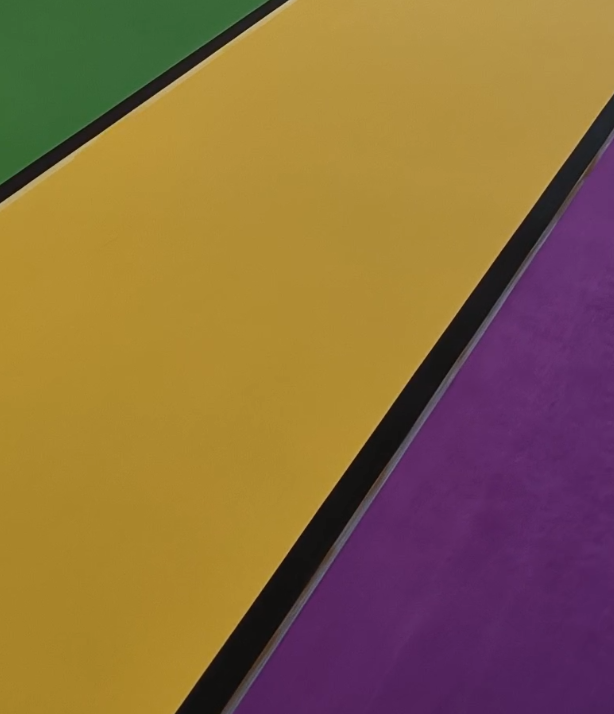
#> input picture image_2.png, 614 x 714 px, found by its file name
$ python follow_lines.py
#> lines starting #> are read from the running program, lines starting #| are printed output that depends on the picture; after the words box and inside, x2 and y2 are one past the last pixel; in counts of white or black regions, pixels touching at a corner belong together; long printed decimals are rounded
import cv2
import numpy as np
import time
class LineFollower:
    def __init__(self):
        self.lines_list = []
        self.fx = 656.58771575
        self.fy = 656.60110198
        self.cx = 631.58766775
        self.cy = 527.02964399
        self.edges = None
        self.eroded = None
        self.dilated = None
        self.mask = None
        self.gray = None
        self.lab = None
    def follow_lines(self, image):
        self.lines_list = []
        # 1. 转换为LAB色彩空间，便于提取黑灰色线条
        self.lab = cv2.cvtColor(image, cv2.COLOR_BGR2LAB)
        # 2. 创建掩码提取黑灰色区域
        # LAB中L通道表示亮度，A和B通道表示颜色
        # 黑灰色在LAB中L值低，A和B值接近128(中性)
        # 参数说明:
        # - L通道(0,100): 低亮度值表示黑色和深灰色
        # - A通道(100,150): 接近中性色，不偏红不偏绿
        # - B通道(100,150): 接近中性色，不偏蓝不偏黄
        lower_black = np.array([0, 110, 110])
        upper_black = np.array([100, 150, 150])
        self.mask = cv2.inRange(self.lab, lower_black, upper_black)

        # 3. 形态学操作去除噪声 (开运算: 先腐蚀后膨胀)
        # 核大小(3,3): 较小的核保留细节，较大的核去除噪声效果更好
        kernel = np.ones((5, 5), np.uint8)
        self.dilated = cv2.dilate(self.mask, kernel, iterations=1)
        self.eroded = cv2.erode(self.dilated, kernel, iterations=1)
        # 4. 使用Canny边缘检测
        # 参数说明: 低阈值50, 高阈值150 - 值越高越不敏感，能减少杂色
        self.edges = cv2.Canny(self.eroded, 50, 150)
        # 5. 使用膨胀+腐蚀操作 (闭运算: 先膨胀后腐蚀，连接断开的线条)
        # # 核大小(5,5): 更大的核用于去除边缘检测后的噪声
        # kernel = np.ones((3, 3), np.uint8)
        # self.dilated = cv2.dilate(self.edges, kernel, iterations=1)
        # self.eroded = cv2.erode(self.dilated, kernel, iterations=1)
        # 6. 使用标准霍夫变换检测完整直线
        # 参数说明:
        # - 累加器阈值100: 值越高检测越严格
        # - rho=1: 距离分辨率（像素）
        # - theta=np.pi/180: 角度分辨率（弧度）
        lines = cv2.HoughLines(self.edges, 1, np.pi/180, threshold=200)
        center_x = 0
        # 5. 绘制直线和计算中心
        self.line_image = image.copy()
        # 7. 将标准霍夫变换结果转换为线段格式
        if lines is not None and len(lines) > 0:
            lines = self.convert_hough_lines_to_segments(lines)
            # 按线段长度排序，获取最长的线段
            lines = sorted(lines, key=lambda x: np.sqrt((x[0][2]-x[0][0])**2 + (x[0][3]-x[0][1])**2), reverse=True)
            valid_lines = 0
            for line in lines:
                x1, y1, x2, y2 = line[0]
                # 计算线段中点
                mid_x = (x1 + x2) / 2
                mid_y = (y1 + y2) / 2

                # 绘制线段
                cv2.line(self.line_image, (x1, y1), (x2, y2), (0, 0, 255), 4)
                # 绘制线段中点
                cv2.circle(self.line_image, (int(mid_x), int(mid_y)), 5, (0, 255, 0), -1)

                center_x += mid_x
                valid_lines += 1

            if valid_lines > 0:
                center_x /= valid_lines
                print(f"检测到 {valid_lines} 条线段")
            else:
                center_x = self.cx
                print("未检测到有效线段")
        else:
            center_x = self.cx
            print("未检测到线段")

        # 绘制图像中心点
        cv2.circle(self.line_image, (int(self.cx), int(self.cy)), 10, (255, 0, 0), 2)
        cv2.circle(self.line_image, (int(center_x), int(self.cy)), 10, (0, 255, 255), 2)

        error = center_x - self.cx
        return error

    def convert_hough_lines_to_segments(self, lines):
        """
        将标准霍夫变换的结果转换为线段格式
        标准霍夫变换返回的是(rho, theta)格式，需要转换为(x1,y1,x2,y2)格式
        """
        segments = []
        height, width = self.edges.shape

        for line in lines:
            rho, theta = line[0]
            a = np.cos(theta)
            b = np.sin(theta)
            x0 = a * rho
            y0 = b * rho

            # 计算直线与图像边界的交点
            # 使用参数方程：x = x0 + t*(-b), y = y0 + t*a
            # 找到直线与图像边界的交点

            # 计算直线上的两个点，使其跨越整个图像
            # 方法1：使用固定的较大范围
            x1 = int(x0 + 2000 * (-b))
            y1 = int(y0 + 2000 * (a))
            x2 = int(x0 - 2000 * (-b))
            y2 = int(y0 - 2000 * (a))

            # 方法2：计算与图像边界的交点（更精确）
            # 计算直线与图像四条边的交点
            intersections = []

            # 与上边界的交点 (y=0)
            if abs(b) > 1e-6:  # 避免除零
                t = -y0 / a
                x = x0 + t * (-b)
                if 0 <= x <= width:
                    intersections.append((int(x), 0))

            # 与下边界的交点 (y=height-1)
            if abs(b) > 1e-6:
                t = (height-1 - y0) / a
                x = x0 + t * (-b)
                if 0 <= x <= width:
                    intersections.append((int(x), height-1))

            # 与左边界的交点 (x=0)
            if abs(a) > 1e-6:  # 避免除零
                t = -x0 / (-b)
                y = y0 + t * a
                if 0 <= y <= height:
                    intersections.append((0, int(y)))

            # 与右边界的交点 (x=width-1)
            if abs(a) > 1e-6:
                t = (width-1 - x0) / (-b)
                y = y0 + t * a
                if 0 <= y <= height:
                    intersections.append((width-1, int(y)))

            # 如果找到了有效的交点，使用最远的两个点
            if len(intersections) >= 2:
                # 找到最远的两个交点
                max_dist = 0
                best_pair = None
                for i in range(len(intersections)):
                    for j in range(i+1, len(intersections)):
                        dist = np.sqrt((intersections[i][0] - intersections[j][0])**2 +
                                     (intersections[i][1] - intersections[j][1])**2)
                        if dist > max_dist:
                            max_dist = dist
                            best_pair = (intersections[i], intersections[j])

                if best_pair:
                    x1, y1 = best_pair[0]
                    x2, y2 = best_pair[1]

            # 确保线段在图像范围内
            x1 = max(0, min(width-1, x1))
            y1 = max(0, min(height-1, y1))
            x2 = max(0, min(width-1, x2))
            y2 = max(0, min(height-1, y2))

            segments.append([[x1, y1, x2, y2]])

        return segments
if __name__ == "__main__":
    # 读取图片
    image = None
    while image is None:
        image = cv2.imread("/home/jienan/Desktop/dog_following_line/image_2.png")
#> image is the input picture: shape (714, 614, 3); mean B, G, R 63.8, 106.3, 138.5
        image = cv2.resize(image, (1280, 1024))
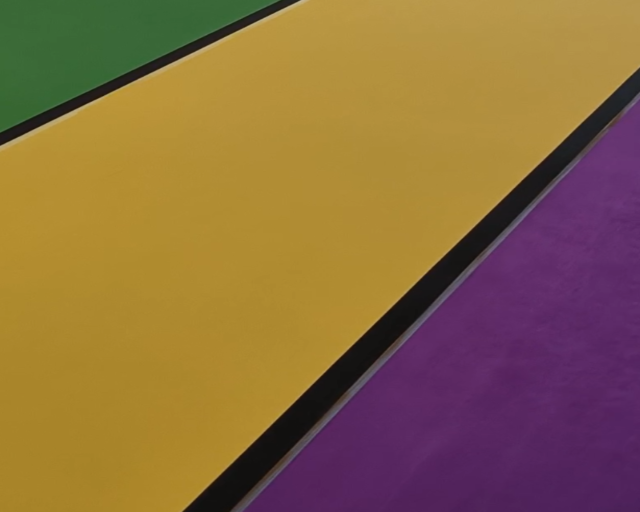
#> image: shape (1024, 1280, 3) (shown at 1/2 size); mean B, G, R 63.7, 106.2, 138.4
        if image is None:
            print("图片读取失败,请检查图片路径")
            time.sleep(1)
        else:
            print("图片读取成功")
            break
    line_follower = LineFollower()
    error = line_follower.follow_lines(image)
#> in follow_lines, `self.mask = cv2.inRange(self.lab, lower_black, upper_black)`:
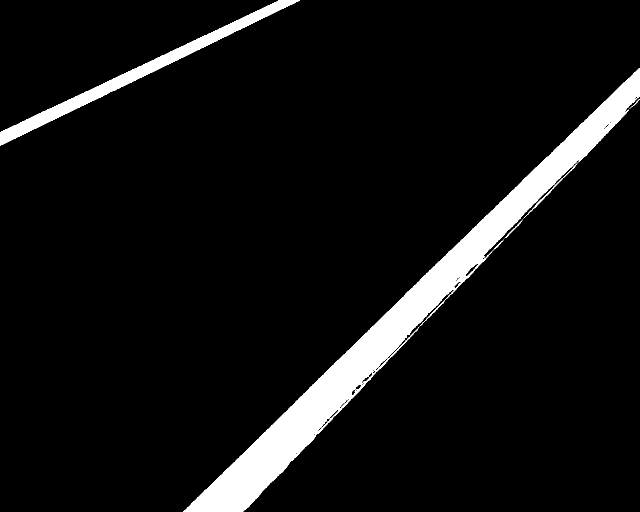
#> self.mask: shape (1024, 1280) (shown at 1/2 size); 6.9% white; 8 white regions (4 under 20 px), largest, box (x1, y1, x2, y2) and area: (367, 136, 1280, 1024) 76258, (0, 0, 600, 291) 13799, (1009, 439, 1046, 477) 96, (1263, 198, 1280, 215) 30
#> in follow_lines, `self.dilated = cv2.dilate(self.mask, kernel, iterations=1)`:
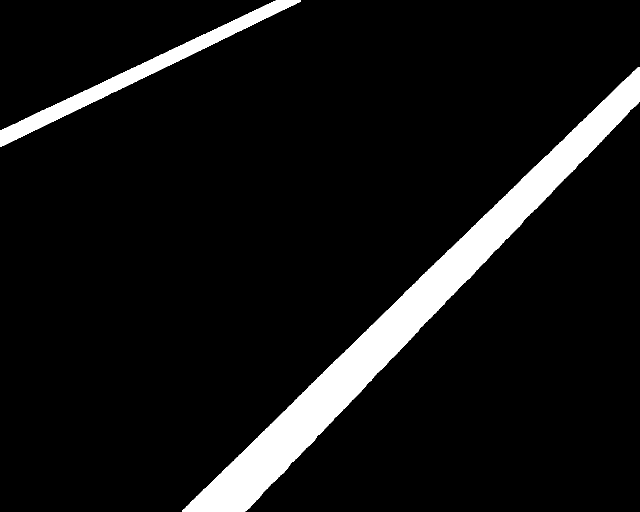
#> self.dilated: shape (1024, 1280) (shown at 1/2 size); 7.9% white; 2 white regions, box (x1, y1, x2, y2) and area: (365, 134, 1280, 1024) 86238, (0, 0, 602, 293) 17223
#> in follow_lines, `self.eroded = cv2.erode(self.dilated, kernel, iterations=1)`:
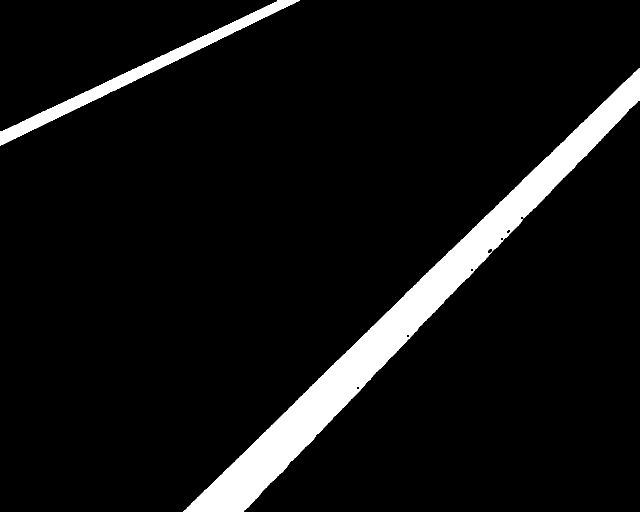
#> self.eroded: shape (1024, 1280) (shown at 1/2 size); 7.1% white; 2 white regions, box (x1, y1, x2, y2) and area: (367, 136, 1280, 1024) 79194, (0, 0, 600, 291) 13807
#> in follow_lines, `self.edges = cv2.Canny(self.eroded, 50, 150)`:
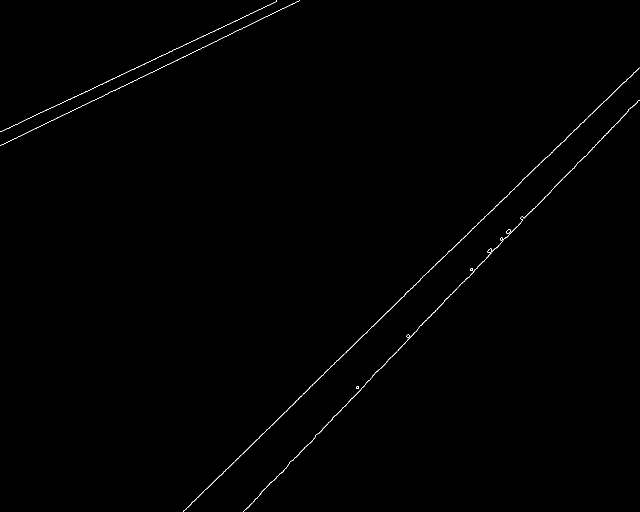
#> self.edges: shape (1024, 1280) (shown at 1/2 size); 0.33% white in thin lines or dots
#> in follow_lines, `lines = cv2.HoughLines(self.edges, 1, np.pi/180, threshold=200)`: lines = [[1058, 0.768], [985, 0.803], [263, 1.12], [238, 1.13]]
#> the loop in convert_hough_lines_to_segments, `for line in lines:` made 4 passes
#> (rho, theta, a, b, x0, y0, x1, y1) on passes 1 to 4: (1058, 0.768, 0.719, 0.695, 761.1, 734.9, 482, 1023), (985, 0.803, 0.695, 0.719, 684.2, 708.5, 358, 1023), (263, 1.12, 0.438, 0.899, 115.3, 236.4, 599, 0), (238, 1.13, 0.423, 0.906, 100.6, 215.7, 563, 0)
#> after the loop in convert_hough_lines_to_segments, `for line in lines:`: segments = [[[482, 1023, 1279, 198]], [[358, 1023, 1279, 134]], [[599, 0, 0, 292]], [[563, 0, 0, 262]]]
#> in follow_lines, `lines = self.convert_hough_lines_to_segments(lines)`: lines has the same summary as segments in convert_hough_lines_to_segments
#> in follow_lines, `lines = sorted(lines, key=lambda x: np.sqrt((x[0][2]-x[0][0])**2 + (x[..`: lines = [[[358, 1023, 1279, 134]], [[482, 1023, 1279, 198]], [[599, 0, 0, 292]], [[563, 0, 0, 262]]]
#> the loop in follow_lines, `for line in lines:` made 4 passes
#> (x1, y1, x2, y2, mid_x, mid_y, center_x) on passes 1 to 4: (358, 1023, 1279, 134, 818.5, 578.5, 818.5), (482, 1023, 1279, 198, 880.5, 610.5, 1699), (599, 0, 0, 292, 299.5, 146, 1998.5), (563, 0, 0, 262, 281.5, 131, 2280)
#> after the loop in follow_lines, `for line in lines:`:
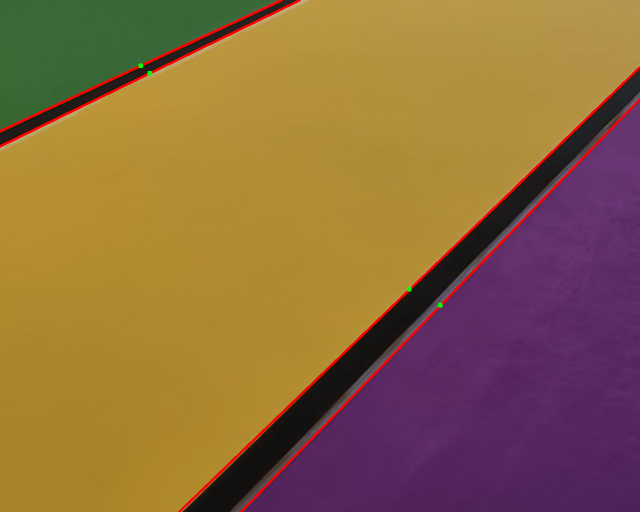
#> self.line_image: shape (1024, 1280, 3) (shown at 1/2 size); 1.34% of pixels changed, all inside (x1, y1, x2, y2) = (0, 0, 1280, 1024)
#> after the loop in follow_lines, `for line in lines:`: center_x = 2280; valid_lines = 4
#> in follow_lines, `center_x /= valid_lines`: center_x = 570
#| 检测到 4 条线段
#> in follow_lines, `error = center_x - self.cx`: error = -61.59
#> error = -61.59
    print(error)
#| -61.588

    # cv2.imshow("image", image)
    cv2.imshow("line_image", line_follower.line_image)
    cv2.imshow("LAB_mask", line_follower.mask)
    cv2.imshow("lab", line_follower.lab)
    # cv2.imshow("edges", line_follower.edges)
    # # cv2.imshow("eroded", line_follower.eroded)
    # cv2.imshow("dilated", line_follower.dilated)
    cv2.waitKey(0)
    cv2.destroyAllWindows()

$ run again, with image_1.png copied over image_2.png
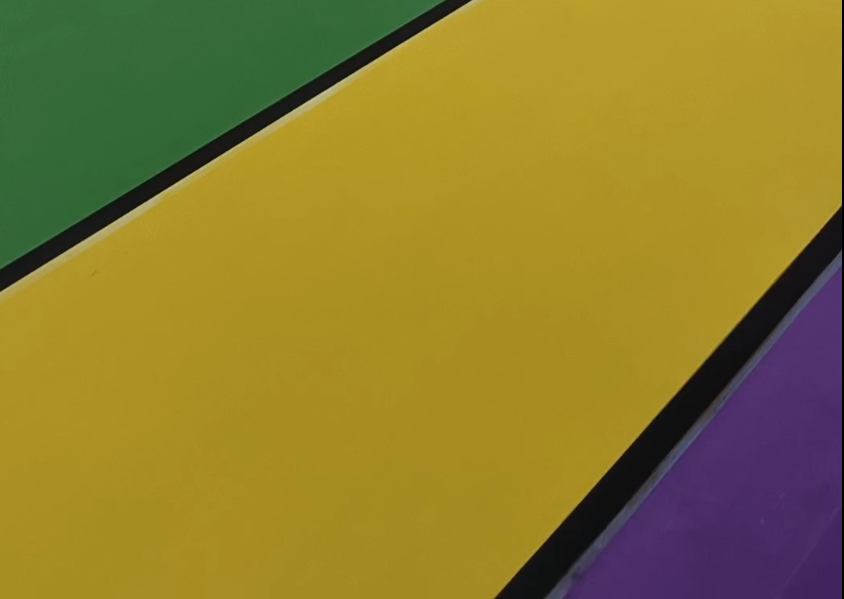
#> input picture image_1.png, 844 x 599 px, found by its file name
#> image is the input picture: shape (599, 844, 3); mean B, G, R 45.2, 124.1, 140.4
#> image: shape (1024, 1280, 3)
#> self.lab: shape (1024, 1280, 3); mean of channels 0, 1, 2 132.9, 126.4, 169.2
#> in follow_lines, `self.mask = cv2.inRange(self.lab, lower_black, upper_black)`:
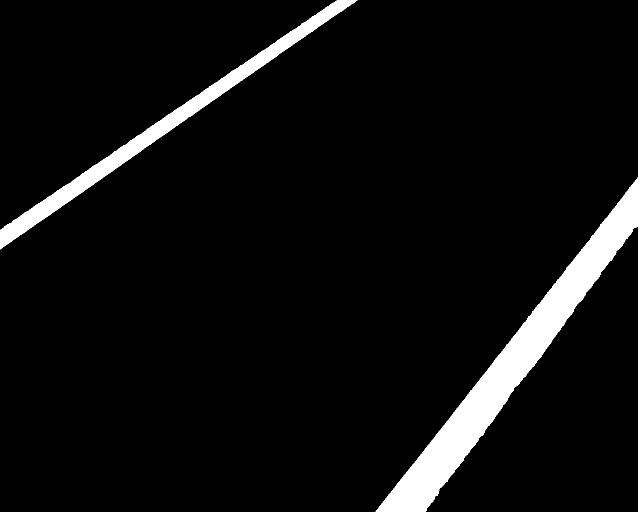
#> self.mask: shape (1024, 1280) (shown at 1/2 size); 6% white; 2 white regions, box (x1, y1, x2, y2) and area: (751, 0, 1280, 1024) 55745, (0, 0, 715, 499) 23382
#> self.dilated: shape (1024, 1280); 6.9% white; 2 white regions, box (x1, y1, x2, y2) and area: (749, 0, 1280, 1024) 61985, (0, 0, 717, 501) 28076
#> self.eroded: shape (1024, 1280); 6% white; 2 white regions, box (x1, y1, x2, y2) and area: (751, 0, 1280, 1024) 55769, (0, 0, 715, 499) 23388
#> self.edges: shape (1024, 1280); 0.35% white in thin lines or dots
#> in follow_lines, `lines = cv2.HoughLines(self.edges, 1, np.pi/180, threshold=200)`: lines = [[1276, 0], [409, 0.96], [1223, 0.663], [377, 0.977]]
#> the loop in convert_hough_lines_to_segments, `for line in lines:` made 4 passes
#> (rho, theta, a, b, x0, y0, x1, y1) on passes 2 to 4: (409, 0.96, 0.574, 0.819, 234.6, 335, 713, 0), (1223, 0.663, 0.788, 0.616, 963.7, 753, 752, 1023), (377, 0.977, 0.559, 0.829, 210.8, 312.5, 674, 0)
#> after the loop in convert_hough_lines_to_segments, `for line in lines:`: segments = [[[1276, 1023, 1276, 0]], [[713, 0, 0, 499]], [[752, 1023, 1279, 349]], [[674, 0, 0, 454]]]
#> in follow_lines, `lines = self.convert_hough_lines_to_segments(lines)`: lines has the same summary as segments in convert_hough_lines_to_segments
#> the loop in follow_lines, `for line in lines:` made 4 passes
#> (x1, y1, x2, y2, mid_x, mid_y, center_x) on passes 1 to 4: (1276, 1023, 1276, 0, 1276, 511.5, 1276), (713, 0, 0, 499, 356.5, 249.5, 1632.5), (752, 1023, 1279, 349, 1015.5, 686, 2648), (674, 0, 0, 454, 337, 227, 2985)
#> after the loop in follow_lines, `for line in lines:`:
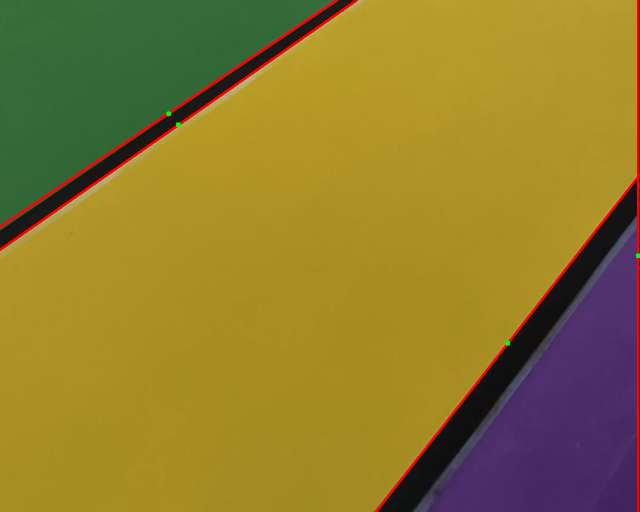
#> self.line_image: shape (1024, 1280, 3) (shown at 1/2 size); mean B, G, R 44.5, 123.1, 142.7
#> after the loop in follow_lines, `for line in lines:`: center_x = 2985; valid_lines = 4
#> in follow_lines, `center_x /= valid_lines`: center_x = 746.2
#| 检测到 4 条线段
#> in follow_lines, `error = center_x - self.cx`: error = 114.7
#| 114.662

$ run again, with image_3.png copied over image_2.png
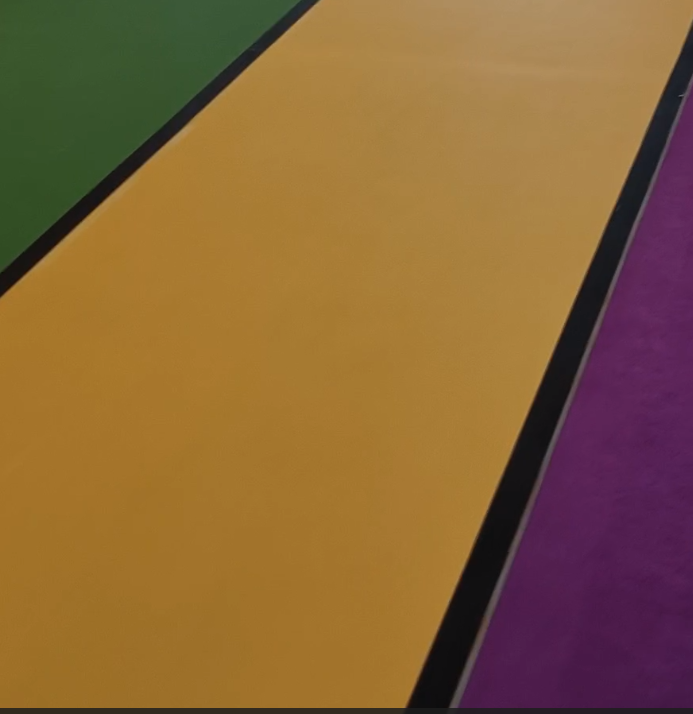
#> input picture image_3.png, 693 x 714 px, found by its file name
#> image is the input picture: shape (714, 693, 3); mean B, G, R 55.9, 99.7, 135.8
#> image: shape (1024, 1280, 3)
#> self.lab: shape (1024, 1280, 3); mean of channels 0, 1, 2 114.6, 138.1, 156.8
#> in follow_lines, `self.mask = cv2.inRange(self.lab, lower_black, upper_black)`:
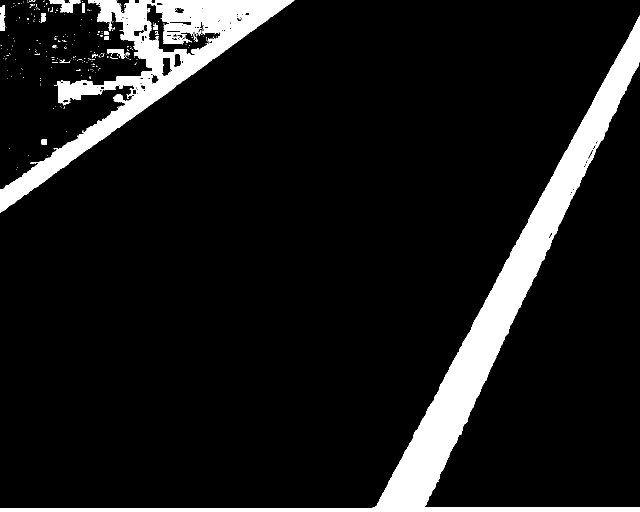
#> self.mask: shape (1024, 1280) (shown at 1/2 size); 9.9% white; 277 white regions (257 under 20 px), largest, box (x1, y1, x2, y2) and area: (0, 31, 1280, 1024) 79082, (0, 0, 589, 425) 47813, (99, 0, 139, 25) 487
#> self.dilated: shape (1024, 1280); 11.9% white; 60 white regions, largest, box (x1, y1, x2, y2) and area: (0, 29, 1280, 1024) 87305, (0, 0, 591, 427) 62374, (84, 0, 172, 32) 1521
#> self.eroded: shape (1024, 1280); 10.2% white; 107 white regions (88 under 20 px), largest, box (x1, y1, x2, y2) and area: (0, 31, 1280, 1024) 79299, (0, 0, 589, 425) 51357, (99, 0, 170, 30) 986
#> self.edges: shape (1024, 1280); 0.66% white in thin lines or dots
#> in follow_lines, `lines = cv2.HoughLines(self.edges, 1, np.pi/180, threshold=200)`: lines = [[1015, 1.57], [1139, 0.489], [346, 0.942], [1203, 0.454]]
#> the loop in convert_hough_lines_to_segments, `for line in lines:` made 4 passes
#> (rho, theta, a, b, x0, y0, x1, y1) on passes 2 to 4: (1139, 0.489, 0.883, 0.469, 1005.7, 534.7, 746, 1023), (346, 0.942, 0.588, 0.809, 203.4, 279.9, 588, 0), (1203, 0.454, 0.899, 0.438, 1081.2, 527.4, 839, 1023)
#> after the loop in convert_hough_lines_to_segments, `for line in lines:`: segments = [[[0, 1014, 1279, 1015]], [[746, 1023, 1279, 20]], [[588, 0, 0, 427]], [[839, 1023, 1279, 121]]]
#> in follow_lines, `lines = self.convert_hough_lines_to_segments(lines)`: lines has the same summary as segments in convert_hough_lines_to_segments
#> in follow_lines, `lines = sorted(lines, key=lambda x: np.sqrt((x[0][2]-x[0][0])**2 + (x[..`: lines = [[[0, 1014, 1279, 1015]], [[746, 1023, 1279, 20]], [[839, 1023, 1279, 121]], [[588, 0, 0, 427]]]
#> the loop in follow_lines, `for line in lines:` made 4 passes
#> (x1, y1, x2, y2, mid_x, mid_y, center_x) on passes 1 to 4: (0, 1014, 1279, 1015, 639.5, 1014.5, 639.5), (746, 1023, 1279, 20, 1012.5, 521.5, 1652), (839, 1023, 1279, 121, 1059, 572, 2711), (588, 0, 0, 427, 294, 213.5, 3005)
#> after the loop in follow_lines, `for line in lines:`:
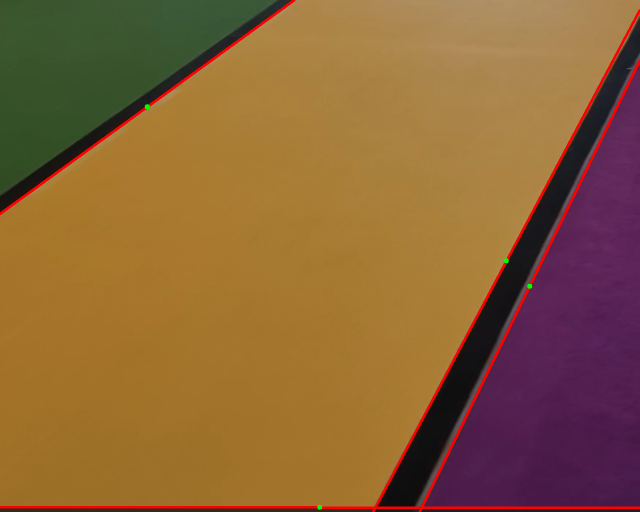
#> self.line_image: shape (1024, 1280, 3) (shown at 1/2 size); mean B, G, R 54.9, 98.5, 138.2
#> after the loop in follow_lines, `for line in lines:`: center_x = 3005; valid_lines = 4
#> in follow_lines, `center_x /= valid_lines`: center_x = 751.2
#| 检测到 4 条线段
#> in follow_lines, `error = center_x - self.cx`: error = 119.7
#| 119.662
